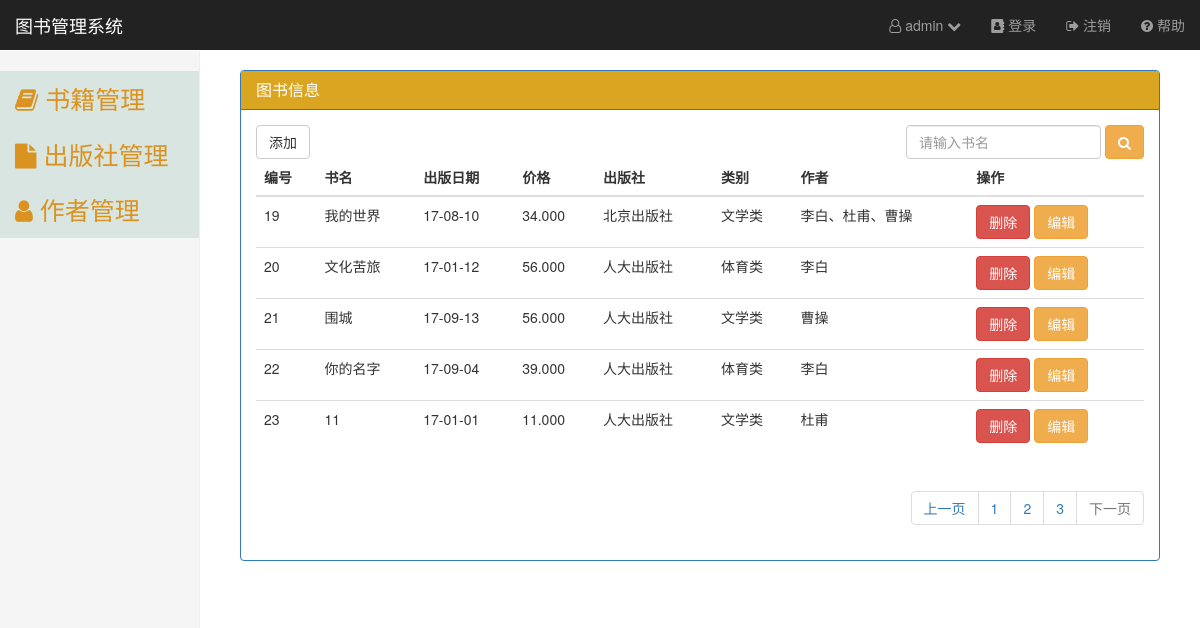
/?page=3 (signed in), run on the app's committed database.
### booksmanage/models.py (models this page shows, shortened)
class Book(models.Model):
    title=models.CharField(max_length=30)
    price=models.DecimalField(max_digits=6,decimal_places=3)
    pub_date=models.DateField(default='2017-01-01')
    publish=models.ForeignKey(Publisher,on_delete=models.CASCADE)
    catego=models.ManyToManyField('Category')
    auth=models.ManyToManyField(to='Author')

class Publisher(models.Model):
    name=models.CharField(max_length=40)
    city=models.CharField(max_length=40)

class Category(models.Model):
    name=models.CharField(max_length=40)
    def __str__(self):
        return self.name

class Author(models.Model):
    name=models.CharField(max_length=30)
    def __str__(self):
        return self.name

### booksmanage/views.py (the view)
    def wrapper(request,*args,**kwargs):
        next_path=request.path
        if request.user.is_authenticated():
            backresponse = func(request, *args, **kwargs)
            return backresponse
        else:
            return redirect('/login/?next=%s' %next_path)

### booksmanage/templatetags/mycustomtags.py (called while the page is built)
@register.filter
def traversal(value):
    ls=[]
    for i in value.all():
        ls.append(str(i))
    return '、'.join(ls)

### booksmanage/views.py (called while the page is built)
def authentication(func):
    def wrapper(request,*args,**kwargs):
        next_path=request.path
        if request.user.is_authenticated():
            backresponse = func(request, *args, **kwargs)
            return backresponse
        else:
            return redirect('/login/?next=%s' %next_path)
    return wrapper

@authentication
def index(request):
    book_all=models.Book.objects.all().order_by()
    books=Paginator(book_all,5,orphans=1)
    try:
        page=request.GET.get('page',1)
        book_list=books.page(int(page))
    except EmptyPage:
        book_list = books.page(books.num_pages)
    except PageNotAnInteger:
        book_list = books.page(1)
    dic={"book_all":book_all,"books":books,"page":page,"book_list":book_list}
    return render(request,'booksmanage/InfoManageSystem.html',dic)

### templates/booksmanage/InfoManageSystem.html (shortened to what this page needs)
<!DOCTYPE html>
{% load static %}
{% load mycustomtags %}
<html lang="zh-CN"><head><meta http-equiv="Content-Type" content="text/html; charset=UTF-8">
    <link href="{% static 'asset/bootstrap.min.css' %}" rel="stylesheet">
    <link href="{% static 'asset/ie10-viewport-bug-workaround.css' %}" rel="stylesheet">
    <link href="{% static 'asset/dashboard.css' %}" rel="stylesheet">
    <link href="https://cdn.bootcss.com/font-awesome/4.7.0/css/font-awesome.min.css" rel="stylesheet">
    <link href="{% static 'mycss.css' %}" rel="stylesheet">
  </head>
  <body>
    <nav class="navbar navbar-inverse navbar-fixed-top">
      <div class="container-fluid">
        <div class="navbar-header">
          <a class="navbar-brand" href="http://v3.bootcss.com/examples/dashboard/#">图书管理系统</a>
        </div>
        <div id="navbar" class="navbar-collapse collapse">
          <ul class="nav navbar-nav navbar-right">
            <li>
                <a href="#" id="user-info"><i class="fa fa-user-o" aria-hidden="true"></i> {{ request.user }} <i class="fa fa-chevron-down" aria-hidden="true"></i></a>
            </li>
            <li><a href="/login/"><i class="fa fa-address-book" aria-hidden="true"></i> 登录</a></li>
            <li><a href="/logout/"><i class="fa fa-sign-out" aria-hidden="true"></i> 注销</a></li>
            <li><a href="#"><i class="fa fa-question-circle" aria-hidden="true"></i> 帮助</a></li>
          </ul>
        </div>
      </div>
    </nav>
    <div class="container-fluid">
      <div class="row">
        <div class="col-sm-3 col-md-2 sidebar">
          <div class="my-d-menu" data-toggle="collapse" data-target="#menu1">
            <a class="my-menu"> <i class="fa fa-book" aria-hidden="true"></i> 书籍管理</a>
          </div>
          <div class="my-d-menu" data-toggle="collapse" data-target="#menu2">
            <a class="my-menu"><i class="fa fa-file" aria-hidden="true"></i> 出版社管理</a>
          </div>
          <div class="my-d-menu" data-toggle="collapse" data-target="#menu3">
            <a class="my-menu"><i class="fa fa-user" aria-hidden="true"></i> 作者管理</a>
          </div>
        </div>
        <div class="col-sm-9 col-sm-offset-3 col-md-10 col-md-offset-2 main">
        <div class="panel panel-primary">
      <div class="panel-heading" style="background-color:goldenrod">
        <h3 class="panel-title">图书信息</h3>
      </div>
      <div class="panel-body">
        <div class="row">
        <div class="my-btn col-md-4">
            <a href="/addbook/" class="btn btn-default">添加</a>
        </div>
        <div class="my-search-box col-md-4 col-md-offset-4">
          <form class="form-inline pull-right" action="/searchbook/" method="get">
            <div class="form-group">
              <input type="text" class="form-control" id="my-search" placeholder="请输入书名" name="mysearch" value="">
            </div>
            <button type="submit" class="btn btn-warning">
                <i class="fa fa-search" aria-hidden="true"></i>
            </button>
          </form>
        </div>
        </div>
        <table class="table">
                <thead>
                <tr>
                    <th>编号</th>
                    <th>书名</th>
                    <th>出版日期</th>
                    <th>价格</th>
                    <th>出版社</th>
                    <th>类别</th>
                    <th>作者</th>
                    <th>操作</th>
                </tr>
                </thead>
                <tbody>
                {% for bk_record  in book_list %}
                    <tr>
                    <td>{{ bk_record.id }}</td>
                    <td>{{ bk_record.title }}</td>
                    <td>{{ bk_record.pub_date|date:'y-m-d' }}</td>
                    <td>{{ bk_record.price }}</td>
                    <td>{{ bk_record.publish.name }}</td>
                    <td>{{ bk_record.catego|traversal }}</td>
                    <td>{{ bk_record.auth|traversal }}</td>
                    <td>
                            <button class="btn btn-danger del-btn">删除</button>
                            <button class="btn btn-warning edit-btn" data-toggle="modal" data-target="#myModal" data-bookid="{{ bk_record.id }}">编辑</button>
                    </td>
                    </tr>
                {% endfor %}
                </tbody>
            </table>
        <div class="row">
          <div class="col-md-4 col-md-offset-8">
            <nav aria-label="Page navigation">
              <ul class="pagination pull-right">
                    {% if book_list.has_previous %}
                        <li><a href="/?page={{ book_list.previous_page_number }}">上一页</a></li>
                        {% else %}
                        <li class="previous disabled"><a href="#">上一页</a></li>
                    {% endif %}
                  {% for i in books.page_range %}
                      <li><a href="/?page={{ i }}">{{ i }}</a></li>
                  {% endfor %}
                {% if book_list.has_next %}
                        <li><a href="/?page={{ book_list.next_page_number }}">下一页</a></li>
                        {% else %}
                        <li class="next disabled"><a href="#" >下一页</a></li>
                    {% endif %}
              </ul>
            </nav>
          </div>
        </div>
      </div>
    </div>
        </div>
      </div>
    </div>
</body>
</html>

### booksmanage/static/asset/dashboard.css (style rules this page uses)
body { padding-top: 50px; }
.navbar-fixed-top { border: 0; }
.sidebar { display: none; }
@media (min-width: 768px) { .sidebar { position: fixed; top: 51px; bottom: 0; left: 0; z-index: 1000; display: block; padding: 20px; overflow-x: hidden; overflow-y: auto; background-color: #f5f5f5; border-right: 1px solid #eee; } }
.main { padding: 20px; }
@media (min-width: 768px) { .main { padding-right: 40px; padding-left: 40px; } }

### booksmanage/static/mycss.css (style rules this page uses)
a.my-menu { text-decoration: none; }
.my-d-menu { margin-right: -20px; margin-left: -20px; }
.my-menu { display: inline-block; width: 100%; background-color:#D9E5E0; color:#DA9320; margin-right: 0; font-size: 25px; padding: 10px 15px; }

### templates/booksmanage/InfoManageSystem.html (style rules this page uses)
.user-menu ul,li>a { list-style: none; color: black; }

### data on the page
Book: id "19", title "我的世界", pub_date "17-08-10", price "34.000", publish.name "北京出版社", catego|traversal "文学类", auth|traversal "李白、杜甫、曹操"
Book: id "20", title "文化苦旅", pub_date "17-01-12", price "56.000", publish.name "人大出版社", catego|traversal "体育类", auth|traversal "李白"
Book: id "21", title "围城", pub_date "17-09-13", price "56.000", publish.name "人大出版社", catego|traversal "文学类", auth|traversal "曹操"
Book: id "22", title "你的名字", pub_date "17-09-04", price "39.000", publish.name "人大出版社", catego|traversal "体育类", auth|traversal "李白"
Book: id "23", title "11", pub_date "17-01-01", price "11.000", publish.name "人大出版社", catego|traversal "文学类", auth|traversal "杜甫"

### other printed values
{{ request.user }} "admin"
{{ i }} "1" "2" "3"
